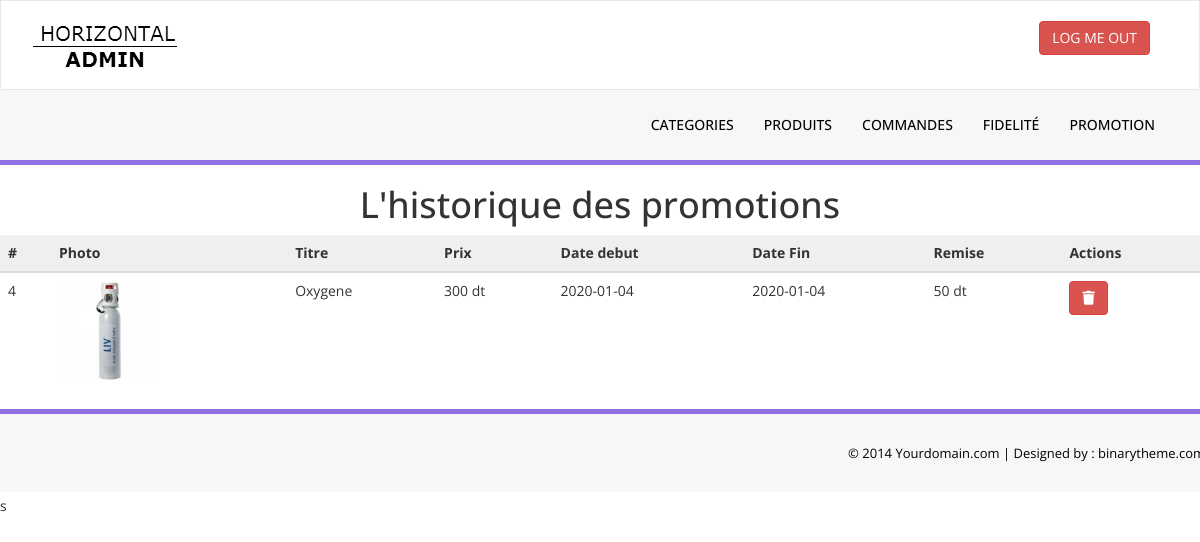
/Admin/HistoriquePromotions.php, run on the app's committed database.
### tables this page shows
CREATE TABLE IF NOT EXISTS `promotion` (
  `id` int(11) NOT NULL AUTO_INCREMENT,
  `id_produit` int(11) NOT NULL,
  `date_debut` date NOT NULL,
  `date_fin` date NOT NULL,
  `remise` int(11) NOT NULL,
  PRIMARY KEY (`id`)
);

CREATE TABLE IF NOT EXISTS `produit` (
  `id` int(11) NOT NULL AUTO_INCREMENT,
  `titre` varchar(20) NOT NULL,
  `description` varchar(255) NOT NULL,
  `prix` int(11) NOT NULL,
  `id_categorie` int(11) NOT NULL,
  `photo` varchar(255) NOT NULL,
  PRIMARY KEY (`id`),
  KEY `fk_id_categorie` (`id_categorie`)
);

### Admin/Controller/PromotionCore.php (called while the page is built, shortened)
<?php
	class PromotionCore
	{
		function GetOldPromotions()
		{
			$sql="Select pr.*, p.photo, p.titre, p.prix from promotion pr join produit p on pr.id_produit = p.id and CURRENT_DATE> pr.date_fin";
			$db = config::getConnexion();
			try{
			$liste=$db->query($sql);
			return $liste->fetchall(PDO::FETCH_OBJ);
			}
	        catch (Exception $e){
	            die('Erreur: '.$e->getMessage());
	        }
		}
	}
?>

### Admin/HistoriquePromotions.php (the view, shortened to what this page needs)
<?php require "header.php"; ?>
<?php
include "Controller/PromotionCore.php";
$promotionC = new PromotionCore();
$liste=$promotionC->GetOldPromotions();
?>
<center><h1>L'historique des promotions</h1></center>
<table role="table" class="table table-borderless table-data3">
	<thead role="rowgroup" style="    background-color: #EFEFEF;">
		<tr>
			<th>#</th>
			<th>Photo</th>
			<th>Titre</th>
			<th>Prix</th>
			<th>Date debut</th>
			<th>Date Fin</th>
			<th>Remise</th>
			<th>Actions</th>
		</tr>
	</thead>
	<tbody id="myTable">
		<?php foreach ($liste as $row) { ?>
			<tr>
				<td><?=$row->id?></td>
				<td><img src="<?='Images/'.$row->photo?>" height=100></td>
				<td><?=$row->titre?></td>
				<td><?=$row->prix?> dt</td>
				<td><?=$row->date_debut?></td>
				<td><?=$row->date_debut?></td>
				<td><?=$row->remise?> dt</td>
				<td>
					<a href="Controller/DeletePromotion.php?id=<?=$row->id?>"><button class="btn btn-danger"><span class="fa fa-trash"></span></button></a>
				</td>
			</tr>
		<?php } ?>
	</tbody>
</table>
<?php require "footer.php"; ?>

### data on the page
promotion: id "4", id_produit.photo (picture), id_produit.titre "Oxygene", id_produit.prix "300", date_debut "2020-01-04", remise "50"
